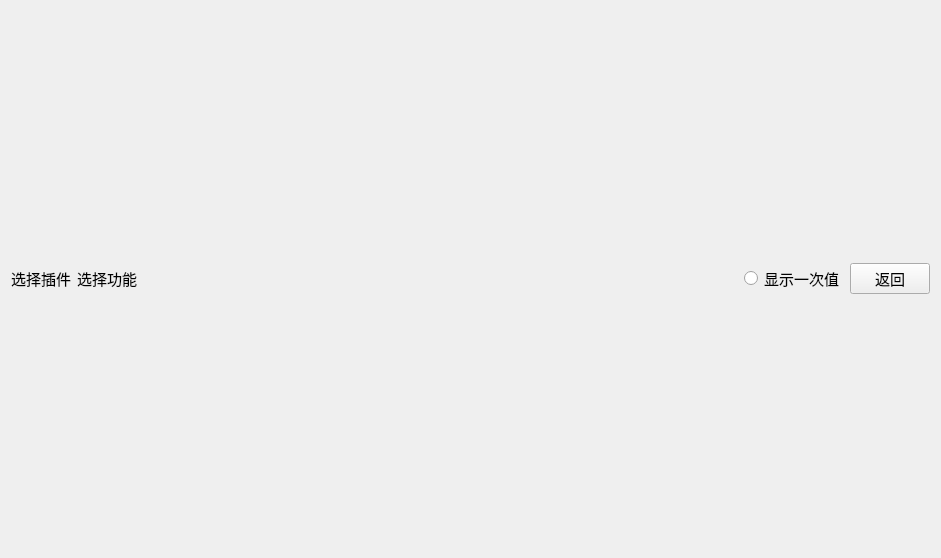
<?xml version="1.0" encoding="UTF-8"?>
<ui version="4.0">
 <class>QSttBinRecordCbWidget</class>
 <widget class="QWidget" name="QSttBinRecordCbWidget">
  <property name="geometry">
   <rect>
    <x>0</x>
    <y>0</y>
    <width>941</width>
    <height>558</height>
   </rect>
  </property>
  <property name="font">
   <font>
    <family>宋体</family>
    <pointsize>11</pointsize>
   </font>
  </property>
  <property name="windowTitle">
   <string>QSttBinRecordCbWidget</string>
  </property>
  <layout class="QVBoxLayout" name="verticalLayout">
   <item>
    <layout class="QHBoxLayout" name="m_HLayOut_Funs"/>
   </item>
   <item>
    <layout class="QHBoxLayout" name="m_HLayOut_Btns">
     <item>
      <widget class="QLabel" name="label">
       <property name="font">
        <font>
         <family>宋体</family>
         <pointsize>11</pointsize>
        </font>
       </property>
       <property name="text">
        <string>选择插件</string>
       </property>
      </widget>
     </item>
     <item>
      <widget class="QLabel" name="m_Label_SelFun">
       <property name="font">
        <font>
         <family>宋体</family>
         <pointsize>11</pointsize>
        </font>
       </property>
       <property name="text">
        <string>选择功能</string>
       </property>
      </widget>
     </item>
     <item>
      <spacer name="horizontalSpacer">
       <property name="orientation">
        <enum>Qt::Horizontal</enum>
       </property>
       <property name="sizeHint" stdset="0">
        <size>
         <width>40</width>
         <height>20</height>
        </size>
       </property>
      </spacer>
     </item>
     <item>
      <widget class="QRadioButton" name="m_RBtn_ShowPrim">
       <property name="text">
        <string>显示一次值</string>
       </property>
      </widget>
     </item>
     <item>
      <widget class="QPushButton" name="m_Btn_Back">
       <property name="font">
        <font>
         <family>宋体</family>
         <pointsize>11</pointsize>
        </font>
       </property>
       <property name="text">
        <string>返回</string>
       </property>
      </widget>
     </item>
    </layout>
   </item>
  </layout>
 </widget>
 <layoutdefault spacing="6" margin="11"/>
 <resources/>
 <connections/>
</ui>
